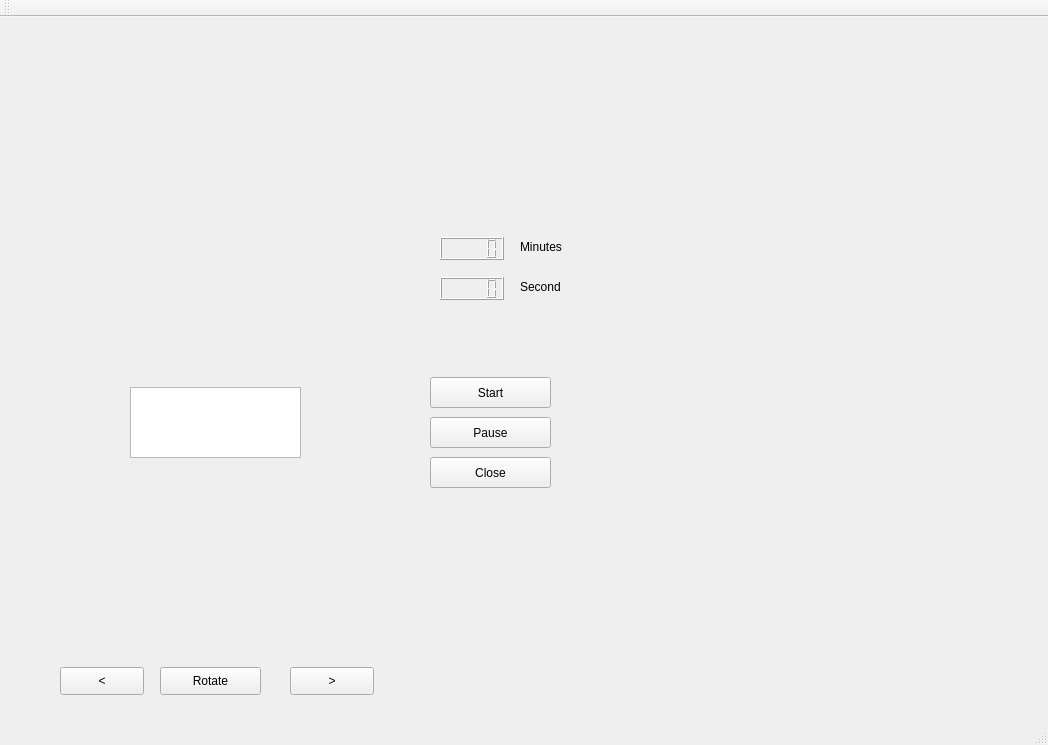
<?xml version="1.0" encoding="UTF-8"?>
<ui version="4.0">
 <class>MainWindow</class>
 <widget class="QMainWindow" name="MainWindow">
  <property name="geometry">
   <rect>
    <x>0</x>
    <y>0</y>
    <width>1048</width>
    <height>745</height>
   </rect>
  </property>
  <property name="windowTitle">
   <string>MainWindow</string>
  </property>
  <widget class="QWidget" name="centralWidget">
   <widget class="QGraphicsView" name="graphicsView">
    <property name="geometry">
     <rect>
      <x>130</x>
      <y>370</y>
      <width>171</width>
      <height>71</height>
     </rect>
    </property>
   </widget>
   <widget class="QPushButton" name="closeButton">
    <property name="geometry">
     <rect>
      <x>430</x>
      <y>440</y>
      <width>121</width>
      <height>31</height>
     </rect>
    </property>
    <property name="text">
     <string>Close</string>
    </property>
   </widget>
   <widget class="QPushButton" name="startButton">
    <property name="geometry">
     <rect>
      <x>430</x>
      <y>360</y>
      <width>121</width>
      <height>31</height>
     </rect>
    </property>
    <property name="text">
     <string>Start</string>
    </property>
   </widget>
   <widget class="QPushButton" name="leftButton">
    <property name="geometry">
     <rect>
      <x>60</x>
      <y>650</y>
      <width>84</width>
      <height>28</height>
     </rect>
    </property>
    <property name="text">
     <string>&lt;</string>
    </property>
   </widget>
   <widget class="QPushButton" name="rightButton">
    <property name="geometry">
     <rect>
      <x>290</x>
      <y>650</y>
      <width>84</width>
      <height>28</height>
     </rect>
    </property>
    <property name="text">
     <string>&gt;</string>
    </property>
   </widget>
   <widget class="QLCDNumber" name="lcdMin">
    <property name="geometry">
     <rect>
      <x>440</x>
      <y>220</y>
      <width>64</width>
      <height>23</height>
     </rect>
    </property>
   </widget>
   <widget class="QLCDNumber" name="lcdSec">
    <property name="geometry">
     <rect>
      <x>440</x>
      <y>260</y>
      <width>64</width>
      <height>23</height>
     </rect>
    </property>
   </widget>
   <widget class="QLabel" name="label">
    <property name="geometry">
     <rect>
      <x>520</x>
      <y>220</y>
      <width>63</width>
      <height>20</height>
     </rect>
    </property>
    <property name="text">
     <string>Minutes</string>
    </property>
   </widget>
   <widget class="QLabel" name="label_2">
    <property name="geometry">
     <rect>
      <x>520</x>
      <y>260</y>
      <width>63</width>
      <height>20</height>
     </rect>
    </property>
    <property name="text">
     <string>Second</string>
    </property>
   </widget>
   <widget class="QLabel" name="gameMessage">
    <property name="geometry">
     <rect>
      <x>440</x>
      <y>130</y>
      <width>191</width>
      <height>31</height>
     </rect>
    </property>
    <property name="text">
     <string/>
    </property>
   </widget>
   <widget class="QPushButton" name="rotatePushButton">
    <property name="geometry">
     <rect>
      <x>160</x>
      <y>650</y>
      <width>101</width>
      <height>28</height>
     </rect>
    </property>
    <property name="text">
     <string>Rotate</string>
    </property>
   </widget>
   <widget class="QPushButton" name="pausePushButton">
    <property name="geometry">
     <rect>
      <x>430</x>
      <y>400</y>
      <width>121</width>
      <height>31</height>
     </rect>
    </property>
    <property name="text">
     <string>Pause</string>
    </property>
   </widget>
  </widget>
  <widget class="QMenuBar" name="menuBar">
   <property name="geometry">
    <rect>
     <x>0</x>
     <y>0</y>
     <width>1048</width>
     <height>25</height>
    </rect>
   </property>
  </widget>
  <widget class="QToolBar" name="mainToolBar">
   <attribute name="toolBarArea">
    <enum>TopToolBarArea</enum>
   </attribute>
   <attribute name="toolBarBreak">
    <bool>false</bool>
   </attribute>
  </widget>
  <widget class="QStatusBar" name="statusBar"/>
 </widget>
 <layoutdefault spacing="6" margin="11"/>
 <resources/>
 <connections>
  <connection>
   <sender>closeButton</sender>
   <signal>clicked()</signal>
   <receiver>MainWindow</receiver>
   <slot>close()</slot>
   <hints>
    <hint type="sourcelabel">
     <x>361</x>
     <y>475</y>
    </hint>
    <hint type="destinationlabel">
     <x>350</x>
     <y>345</y>
    </hint>
   </hints>
  </connection>
 </connections>
</ui>
